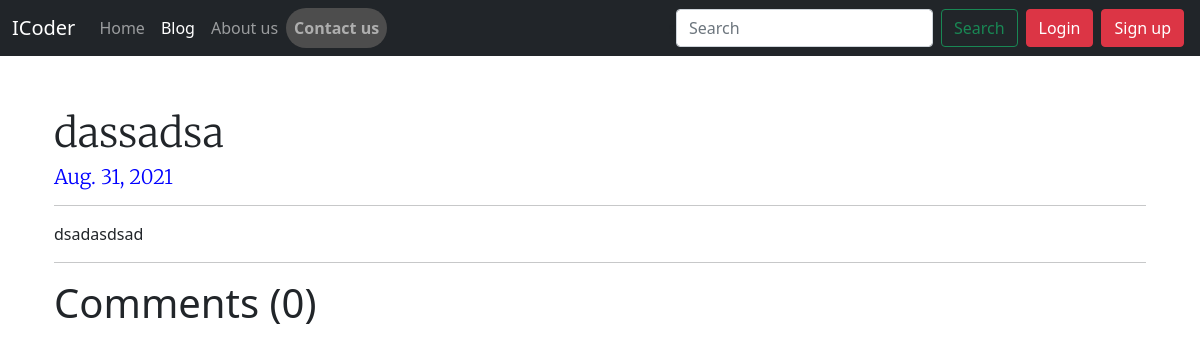
The page /blog/post_view/35 on the database its author committed.
### blogapp/models.py (models this page shows, shortened)
class post(models.Model):
    post_id = models.AutoField(primary_key=True)
    title = models.CharField(max_length=20)
    content = models.TextField()
    Timestamp = models.DateField(auto_now_add=True)

### blogapp/views.py (the view)
# urls.py: path('post_view/<int:id>', views.post_view, name='post_view'),
def post_view(request,id):
    post_view_data = post.objects.filter(post_id = id)
    load_comment = comment.objects.filter(comment_post=id)
    reply_data = comment_reply.objects.filter(rply_post=id)
    comments_length = len(reply_data)+len(load_comment)
    return render(request, 'blogapp/post_view.html',{'post':post_view_data,'load_comment':load_comment,'reply':reply_data,'comments_length':comments_length})

### templates/blogapp/post_view.html (shortened to what this page needs)
{% extends "base.html" %}
{% block blog %}active{% endblock  %}
{% block body %}
<div style="text-align:start; margin-top: 53px;" class="container">
    <div style="margin-bottom: 50px;" class="container">
        <h1 style="font-family: 'Merriweather', serif;" class="fw-light">{{post.0.title}}</h1>
        <h5 style="font-family: 'Merriweather', serif;color:blue" class="fw-light">{{post.0.Timestamp}}</h5>
        <hr>
        <div>
            {{post.0.content|safe}}
        </div>
        <hr>
        <div>
            <h1>Comments ({{comments_length}})</h1>
        </div>
        {% if user.is_authenticated %}
</div>{% load static %}
{% endif %}
    </div>
</div>
{% endblock %}

### rows shown on the page
post: title "dassadsa", Timestamp "Aug. 31, 2021", content "dsadasdsad"

### other values the page prints
{{ comments_length }} "0"
